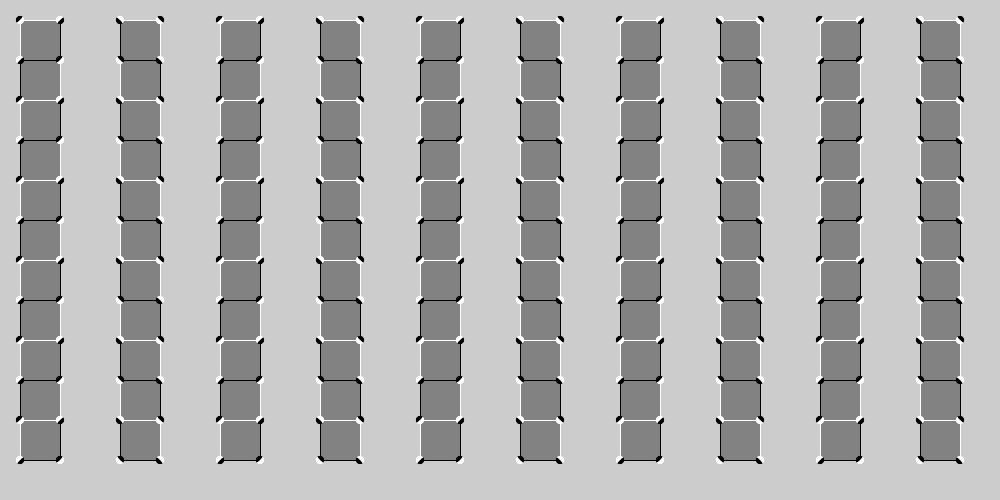
Frame 1 (no input)
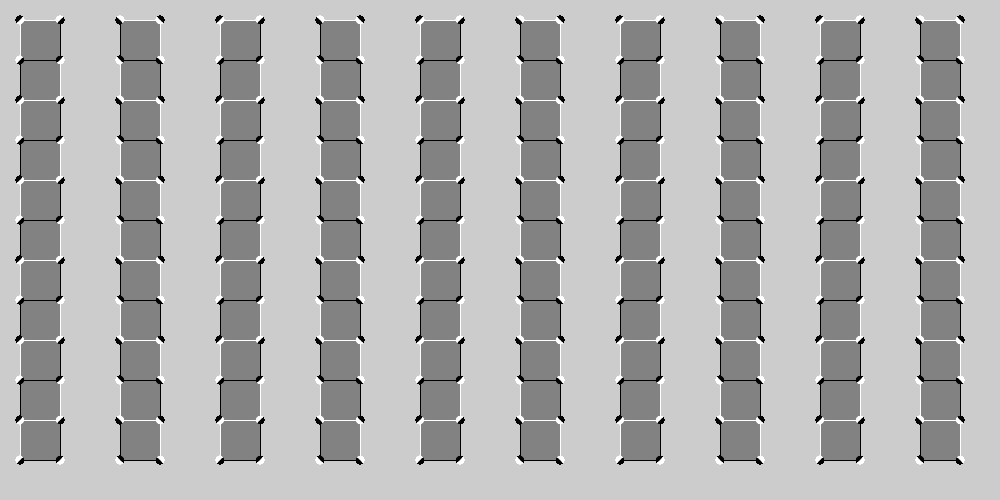
Frame 60 (the mouse pressed at the canvas centre just before this capture)
Frame 120 (the mouse held since frame 60 and released just before this capture): identical to frame 60, image omitted

The Processing sketch that drew these frames (run headless with seeded random() and noise(); from frame 60 on, the mouse is pressed at the canvas centre):

// Processing sketch: Ilusion4_1
// ── Ilusion4_1.pde
float mini;
int c=0;
int d = 0;
void setup() {
  size(1000, 500);
  mini=8;
}

void draw() {
  fill(130);
  stroke(255);

  for (int i = 20; i<width-20; i+=100) {
    c=0;
    for (int j = 20; j<height-40; j+=40) {
      if (c%2 == 0) {
        stroke(255);
      } else {
        stroke(0);
      }
      rect(i, j, 40, 40);

      c++;
    }
  }


  for (int i = 20; i<width-20; i+=200) {
    c=0;
    for (int j = 20; j<height-40; j+=40) {

      if (c%2 == 0) {
        stroke(0);
      } else {
        stroke(255);
      }
      line(i+40, j, i+40, j+40);
      line(i+100, j, i+100, j+40);
      line(i,j+40,i+40,j+40);
      line(i+100,j+40,i+140,j+40);
      c++;
    }
  }


  for (int i = 20; i<width-20; i+=200) {
    d=0;
    for (int j = 20; j<height-30; j+=40) {
      if (d%2 == 0) {
        fill(0);
        stroke(0);
        arc(i, j, mini, mini, 3*PI/4, 7*PI/4);
        fill(255);
        stroke(255);
        arc(i, j, mini, mini, -1*PI/4, 3*PI/4);

        fill(0);
        stroke(0);
        arc(i+40, j, mini, mini, -1*PI/4, 3*PI/4);
        fill(255);
        stroke(255);
        arc(i+40, j, mini, mini, 3*PI/4, 7*PI/4);
      } else {
        fill(0);
        stroke(0);
        arc(i+40, j, mini, mini, 3*PI/4, 7*PI/4);
        fill(255);
        stroke(255);
        arc(i+40, j, mini, mini, -1*PI/4, 3*PI/4);

        fill(0);
        stroke(0);
        arc(i, j, mini, mini, -1*PI/4, 3*PI/4);
        fill(255);
        stroke(255);
        arc(i, j, mini, mini, 3*PI/4, 7*PI/4);
      }
      d++;
    }
  }

  for (int i = 120; i<width-20; i+=200) {
    d=0;
    for (int j = 20; j<height-30; j+=40) {
      if (d%2 == 0) {
        fill(0);
        stroke(0);
        arc(i, j, mini, mini, 1*PI/4, 5*PI/4);
        fill(255);
        stroke(255);
        arc(i, j, mini, mini, 5*PI/4, 9*PI/4);

        fill(0);
        stroke(0);
        arc(i+40, j, mini, mini, 5*PI/4, 9*PI/4);
        fill(255);
        stroke(255);
        arc(i+40, j, mini, mini, 1*PI/4, 5*PI/4);
      } else {
        fill(0);
        stroke(0);
        arc(i+40, j, mini, mini, 1*PI/4, 5*PI/4);
        fill(255);
        stroke(255);
        arc(i+40, j, mini, mini, 5*PI/4, 9*PI/4);

        fill(0);
        stroke(0);
        arc(i, j, mini, mini, 5*PI/4, 9*PI/4);
        fill(255);
        stroke(255);
        arc(i, j, mini, mini, 1*PI/4, 5*PI/4);
      }
      d++;
    }
  }
}
